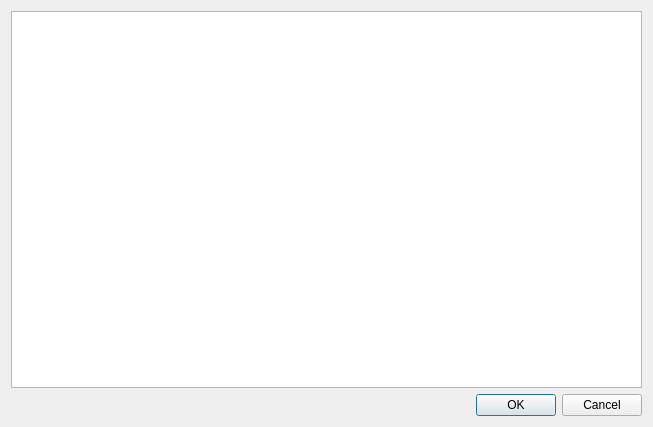
<?xml version="1.0" encoding="UTF-8"?>
<ui version="4.0">
 <class>Dialog</class>
 <widget class="QDialog" name="Dialog">
  <property name="geometry">
   <rect>
    <x>0</x>
    <y>0</y>
    <width>653</width>
    <height>427</height>
   </rect>
  </property>
  <property name="windowTitle">
   <string>Dialog</string>
  </property>
  <layout class="QVBoxLayout" name="verticalLayout">
   <item>
    <widget class="QTextEdit" name="NoteTextEdit"/>
   </item>
   <item>
    <widget class="QDialogButtonBox" name="buttonBox">
     <property name="orientation">
      <enum>Qt::Horizontal</enum>
     </property>
     <property name="standardButtons">
      <set>QDialogButtonBox::Cancel|QDialogButtonBox::Ok</set>
     </property>
    </widget>
   </item>
  </layout>
 </widget>
 <resources/>
 <connections>
  <connection>
   <sender>buttonBox</sender>
   <signal>accepted()</signal>
   <receiver>Dialog</receiver>
   <slot>accept()</slot>
   <hints>
    <hint type="sourcelabel">
     <x>248</x>
     <y>254</y>
    </hint>
    <hint type="destinationlabel">
     <x>157</x>
     <y>274</y>
    </hint>
   </hints>
  </connection>
  <connection>
   <sender>buttonBox</sender>
   <signal>rejected()</signal>
   <receiver>Dialog</receiver>
   <slot>reject()</slot>
   <hints>
    <hint type="sourcelabel">
     <x>316</x>
     <y>260</y>
    </hint>
    <hint type="destinationlabel">
     <x>286</x>
     <y>274</y>
    </hint>
   </hints>
  </connection>
 </connections>
</ui>
